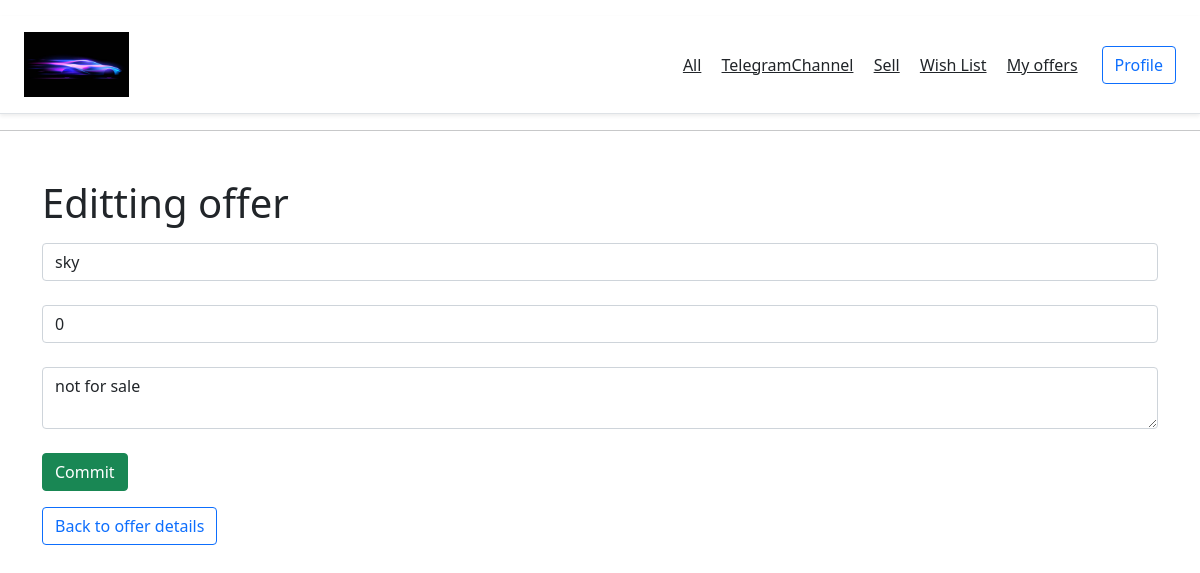
Page /offers/27/update (signed in) on the committed database.
### app/models.py (models this page shows, shortened)
class Offer(db.Model):
    id = db.Column(db.Integer, primary_key=True)
    item_name = db.Column(db.String(140))
    price = db.Column(db.Integer, nullable=False)
    descr = db.Column(db.String(140))
    timestamp = db.Column(db.DateTime, index=True, default=datetime.utcnow)
    author_id = db.Column(db.Integer, db.ForeignKey('user.id'))

### app/routes.py (the view)
@app.route('/offers/<int:id>/update', methods=['POST', 'GET'])
@login_required
def offer_update(id):
    offer = Offer.query.get(id)
    if request.method == "POST":
        offer.item_name = request.form['item_name']
        offer.price = request.form['price']
        offer.descr = request.form['descr']
        try:
            db.session.commit()
            return redirect('/offers')
        except:
            return internal_error("An error occured while changing")
    else:
        return render_template("offer_update.html", offer=offer, id=id)

### app/models.py (called while the page is built)
@login.user_loader
def load_user(id):
    return User.query.get(int(id))

### app/templates/offer_update.html (shortened to what this page needs)
{% extends 'base.html' %}
{% block body%}
<div class="container mt-5">
  <h1>Editting offer</h1>
  <form method="post">
    <input type="text" name="item_name" id="item_name" class="form-control" value="{{ offer.item_name }}"><br>
    <input type="number" name="price" id="price" class="form-control" value="{{ offer.price }}"><br>
    <textarea name="descr" id="descr" class="form-control">{{ offer.descr }}</textarea><br>
    <input type="submit" class="btn btn-success" value="Commit"><br>
  </form>
  <a class="btn btn-outline-primary"<a href="{{ url_for('offer_detail', id=id) }}">Back to offer details</a> </a>
</div>
{% endblock %}

### rows in the picture
Offer: item_name "sky", price "0", descr "not for sale"
